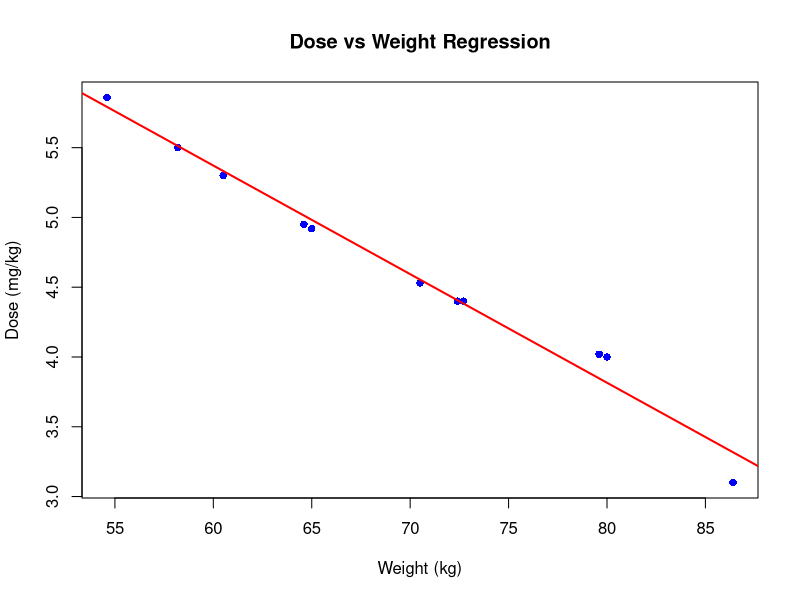

Write R code to recreate this figure.
#load Theoph data
data(Theoph)
head(Theoph)

#create the relationship model
#predictor vector = weight
x <- Theoph$Wt

#response vector = dose
y <- Theoph$Dose

model <- lm(y~x)
print(model)

#model summary
summary(model)

#predict dose for weight 90, 95, 100
newWeight <- data.frame(x = c(90, 95, 100))
predictedDose <- predict(model, newWeight)
print(predictedDose)

#visualise
plot(x, y, 
     col = "blue", 
     main = "Dose vs Weight Regression", 
     xlab = "Weight (kg)",
     ylab = "Dose (mg/kg)",
     pch = 16)
abline(model, col = "red", lwd = 2)
